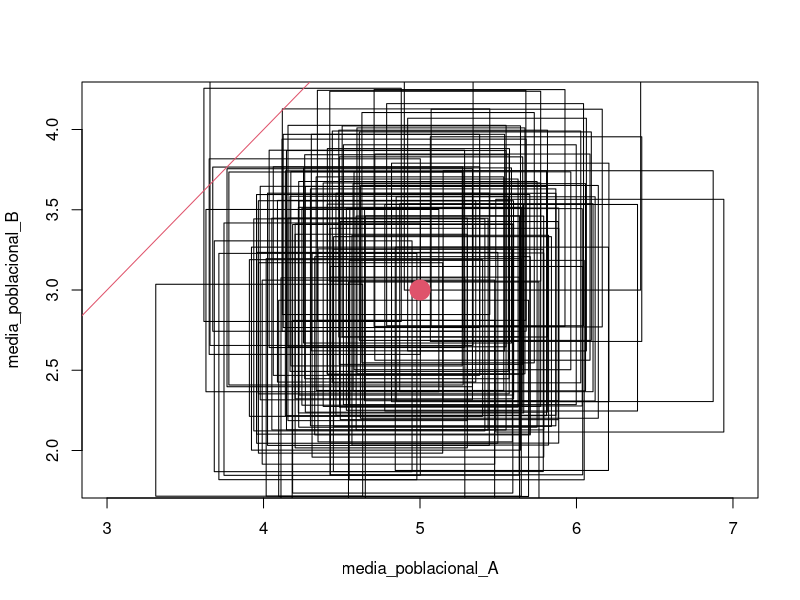

Reproduce this figure in R.

tamano_muestral <- 35
iteraciones <- 100
media_poblacional_A <- 5 
media_poblacional_B <- 3
desv_est_poblacional <- 2


plot(media_poblacional_A, media_poblacional_B)

for (i in seq_len(iteraciones)){
  muestra_A <- rnorm(tamano_muestral, media_poblacional_A, desv_est_poblacional)
  t_test_A <- t.test(muestra_A)
  intervalo_A <- t_test_A$conf.int
  LI_A <- min(intervalo_A)
  LS_A <- max(intervalo_A)
  
  muestra_B <- rnorm(tamano_muestral, media_poblacional_B, desv_est_poblacional)
  t_test_B <- t.test(muestra_B)
  intervalo_B <- t_test_B$conf.int
  LI_B <- min(intervalo_B)
  LS_B <- max(intervalo_B)
  
  rect(LI_A, LI_B, LS_A, LS_B)
  
}
abline(0,1, col=2)
points(media_poblacional_A, media_poblacional_B, cex = 4, col = 2 , pch = 20)
